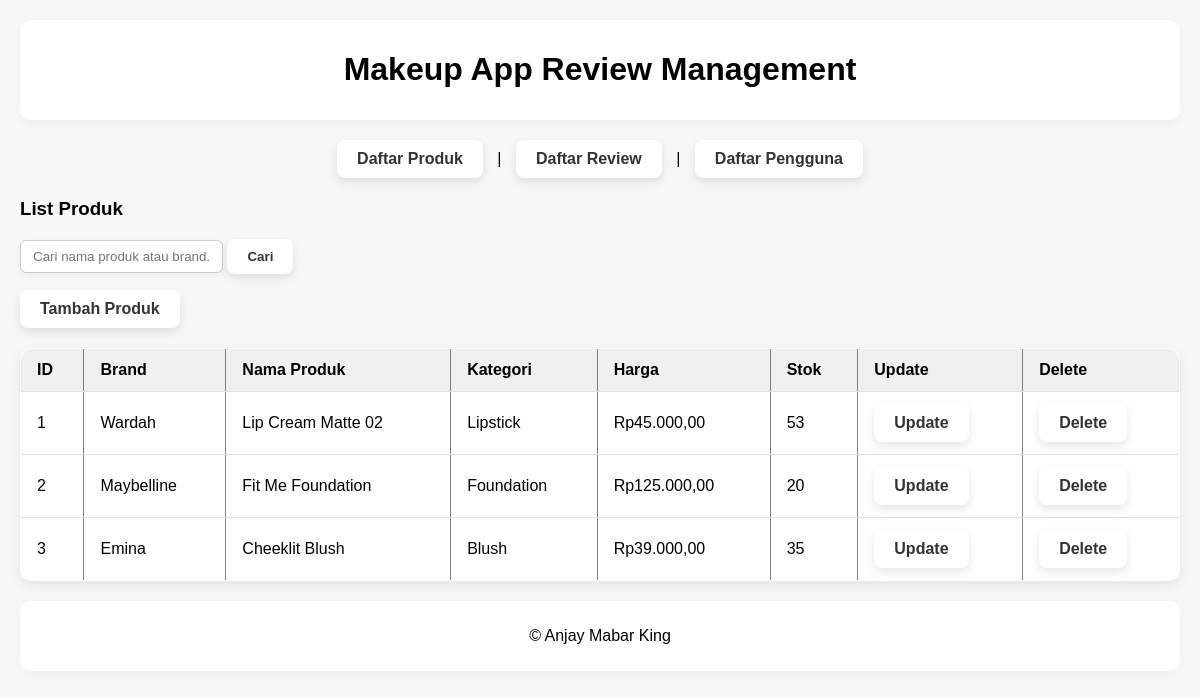
The page /?page=produk on the database its author committed.
### tables this page shows
CREATE TABLE `produk` (
  `id_produk` int(11) NOT NULL,
  `brand` varchar(255) DEFAULT NULL,
  `nama_produk` varchar(255) DEFAULT NULL,
  `kategori` varchar(255) DEFAULT NULL,
  `harga` decimal(10,2) DEFAULT NULL,
  `stok` int(11) DEFAULT NULL
);

### config/config.php (called while the page is built, shortened)
<?php
class Database {
    private $host = "localhost";
    private $username = "root";
    private $password = "";
    private $dbname = "db_makeup";
    public function __construct() {
        try {
            $this->conn = new PDO("mysql:host=$this->host;dbname=$this->dbname", $this->username, $this->password);
        } catch (PDOException $e) {
            echo "Connection failed: " . $e->getMessage();
        }
    }
}
?>

### class/Produk.php (called while the page is built, shortened)
<?php
require_once __DIR__ . '/../config/config.php';
class Produk {
    private $db;
    public function __construct() {
        $this->db = (new Database())->conn;
    }
    public function getAllProduk() {
        $stmt = $this->db->query("SELECT * FROM produk");
        return $stmt->fetchAll(PDO::FETCH_ASSOC);
    }
}
?>

### view/produk.php (the view, shortened to what this page needs)
<?php
require_once 'config/config.php';
require_once 'class/Produk.php';
$produk = new Produk();
$listProduk = [];
if (isset($_GET['q']) && !empty(trim($_GET['q']))) {
    $listProduk = $produk->searchProduk($_GET['q']);
} else {
    $listProduk = $produk->getAllProduk();
}
?>
<h3>List Produk</h3>
<form method="GET" action="">
    <input type="text" name="q" placeholder="Cari nama produk atau brand..." value="<?= isset($_GET['q']) ? htmlspecialchars($_GET['q']) : '' ?>">
    <button type="submit" class="btn btn-add">Cari</button>
</form>
<p><a href="view/add_produk.php" class="btn btn-add">Tambah Produk</a></p>
<?php if (count($listProduk) > 0): ?>
<table border="1" cellpadding="8" cellspacing="0">
    <thead>
        <tr>
            <th>ID</th>
            <th>Brand</th>
            <th>Nama Produk</th>
            <th>Kategori</th>
            <th>Harga</th>
            <th>Stok</th>
            <th>Update</th>
            <th>Delete</th>
        </tr>
    </thead>
    <tbody>
        <?php foreach ($listProduk as $p): ?>
        <tr>
            <td><?= $p['id_produk'] ?></td>
            <td><?= $p['brand'] ?></td>
            <td><?= $p['nama_produk'] ?></td>
            <td><?= $p['kategori'] ?></td>
            <td>Rp<?= number_format($p['harga'], 2, ',', '.') ?></td>
            <td><?= $p['stok'] ?></td>
            <td><a href="view/update_produk.php?id=<?= $p['id_produk'] ?>" class="btn btn-update">Update</a></td>
            <td><a href="view/delete_produk.php?id=<?= $p['id_produk'] ?>" class="btn btn-delete" onclick="return confirm('Yakin hapus produk ini?')">Delete</a></td>
        </tr>
        <?php endforeach; ?>
    </tbody>
</table>
<?php else: ?>
    <p>Tidak ada produk yang ditemukan.</p>
<?php endif; ?>

### style.css (style rules this page uses)
body { font-family: Arial, sans-serif; margin: 20px; background-color: #f7f7f7; }
table { width: 100%; border-collapse: collapse; margin: 20px 0; background-color: #ffffff; border-radius: 12px; box-shadow: 0 4px 12px rgba(0,0,0,0.08); overflow: hidden; }
th, td { padding: 12px 16px; text-align: left; border-bottom: 1px solid #e0e0e0; }
th { background-color: #f0f0f0; font-weight: 600; }
.btn, .btn-add, .btn-update, .btn-delete { background-color: white; color: #333; padding: 10px 20px; border: none; border-radius: 8px; box-shadow: 0 4px 10px rgba(0, 0, 0, 0.1); font-weight: 600; cursor: pointer; transition: all 0.3s ease; text-decoration: none; display: inline-block; }
input[type="text"] { padding: 8px 12px; border-radius: 6px; border: 1px solid #ccc; box-shadow: 0 2px 6px rgba(0,0,0,0.05); outline: none; transition: all 0.2s ease; }

### rows shown on the page
produk: id_produk "1", brand "Wardah", nama_produk "Lip Cream Matte 02", kategori "Lipstick", harga "45.000,00", stok "53"
produk: id_produk "2", brand "Maybelline", nama_produk "Fit Me Foundation", kategori "Foundation", harga "125.000,00", stok "20"
produk: id_produk "3", brand "Emina", nama_produk "Cheeklit Blush", kategori "Blush", harga "39.000,00", stok "35"
